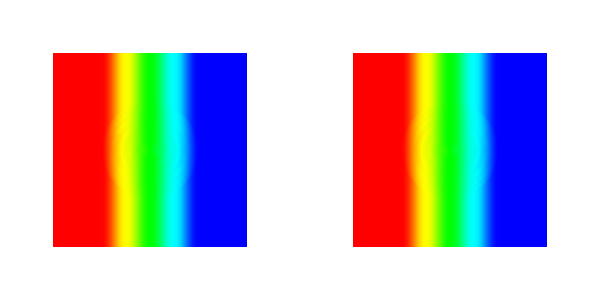

This chart was generated by the following Python code:
#!/usr/bin/env python
# Demonstrate mean value coordinates interpolation on triangle meshes with vtkProbePolyhedron.

import vtkmodules.vtkInteractionStyle  # noqa: F401
import vtkmodules.vtkRenderingOpenGL2  # noqa: F401

from vtkmodules.vtkFiltersCore import vtkClipPolyData, vtkElevationFilter
from vtkmodules.vtkFiltersGeneral import vtkProbePolyhedron
from vtkmodules.vtkFiltersSources import vtkPlaneSource, vtkSphereSource
from vtkmodules.vtkCommonDataModel import vtkPlane
from vtkmodules.vtkRenderingCore import (
    vtkActor,
    vtkPolyDataMapper,
    vtkProperty,
    vtkRenderWindow,
    vtkRenderWindowInteractor,
    vtkRenderer,
)

# Case 0: triangle meshes.
# Create a sphere with elevation scalars.
sphere = vtkSphereSource()
sphere.SetThetaResolution(51)
sphere.SetPhiResolution(17)

ele = vtkElevationFilter()
ele.SetInputConnection(sphere.GetOutputPort())
ele.SetLowPoint(-0.5, 0, 0)
ele.SetHighPoint(0.5, 0, 0)
ele.Update()

# Clip the sphere in half.
plane = vtkPlane()
plane.SetOrigin(0, 0, 0)
plane.SetNormal(0, 0, 1)

clip = vtkClipPolyData()
clip.SetInputConnection(ele.GetOutputPort())
clip.SetClipFunction(plane)

sphere_mapper = vtkPolyDataMapper()
sphere_mapper.SetInputConnection(clip.GetOutputPort())
sphere_actor = vtkActor()
sphere_actor.SetMapper(sphere_mapper)

# Sample the sphere mesh with a plane using faster MVC for triangle meshes.
p_source = vtkPlaneSource()
p_source.SetOrigin(-1.0, -1.0, 0)
p_source.SetPoint1(1.0, -1.0, 0)
p_source.SetPoint2(-1.0, 1.0, 0)
p_source.SetXResolution(50)
p_source.SetYResolution(50)

interp = vtkProbePolyhedron()
interp.SetInputConnection(p_source.GetOutputPort())
interp.SetSourceConnection(ele.GetOutputPort())

interp_mapper = vtkPolyDataMapper()
interp_mapper.SetInputConnection(interp.GetOutputPort())
interp_actor = vtkActor()
interp_actor.SetMapper(interp_mapper)

# Case 1: general meshes (second sphere).
sphere_1 = vtkSphereSource()
sphere_1.SetThetaResolution(51)
sphere_1.SetPhiResolution(17)

ele_1 = vtkElevationFilter()
ele_1.SetInputConnection(sphere_1.GetOutputPort())
ele_1.SetLowPoint(-0.5, 0, 0)
ele_1.SetHighPoint(0.5, 0, 0)
ele_1.Update()

# Sample with second plane using general MVC.
p_source_1 = vtkPlaneSource()
p_source_1.SetOrigin(-1.0, -1.0, 0)
p_source_1.SetPoint1(1.0, -1.0, 0)
p_source_1.SetPoint2(-1.0, 1.0, 0)
p_source_1.SetXResolution(50)
p_source_1.SetYResolution(50)

interp_1 = vtkProbePolyhedron()
interp_1.SetInputConnection(p_source_1.GetOutputPort())
interp_1.SetSourceConnection(ele_1.GetOutputPort())

interp_mapper_1 = vtkPolyDataMapper()
interp_mapper_1.SetInputConnection(interp_1.GetOutputPort())
interp_actor_1 = vtkActor()
interp_actor_1.SetMapper(interp_mapper_1)

# Turn off lighting for all actors.
light_property = vtkProperty()
light_property.LightingOff()
sphere_actor.SetProperty(light_property)
interp_actor.SetProperty(light_property)
interp_actor_1.SetProperty(light_property)

# Renderers.
renderer_0 = vtkRenderer()
renderer_0.SetViewport(0, 0, 0.5, 1)
renderer_0.AddActor(sphere_actor)
renderer_0.AddActor(interp_actor)

renderer_1 = vtkRenderer()
renderer_1.SetViewport(0.5, 0, 1, 1)
renderer_1.AddActor(sphere_actor)
renderer_1.AddActor(interp_actor_1)

render_window = vtkRenderWindow()
render_window.SetMultiSamples(0)
render_window.SetSize(600, 300)
render_window.AddRenderer(renderer_0)
render_window.AddRenderer(renderer_1)
render_window.SetWindowName("mean value coords triangle")

# Scene.
renderer_0.ResetCamera()
renderer_0.SetBackground(1, 1, 1)
renderer_1.ResetCamera()
renderer_1.SetBackground(1, 1, 1)

interactor = vtkRenderWindowInteractor()
interactor.SetRenderWindow(render_window)

interactor.Initialize()
interactor.Start()
